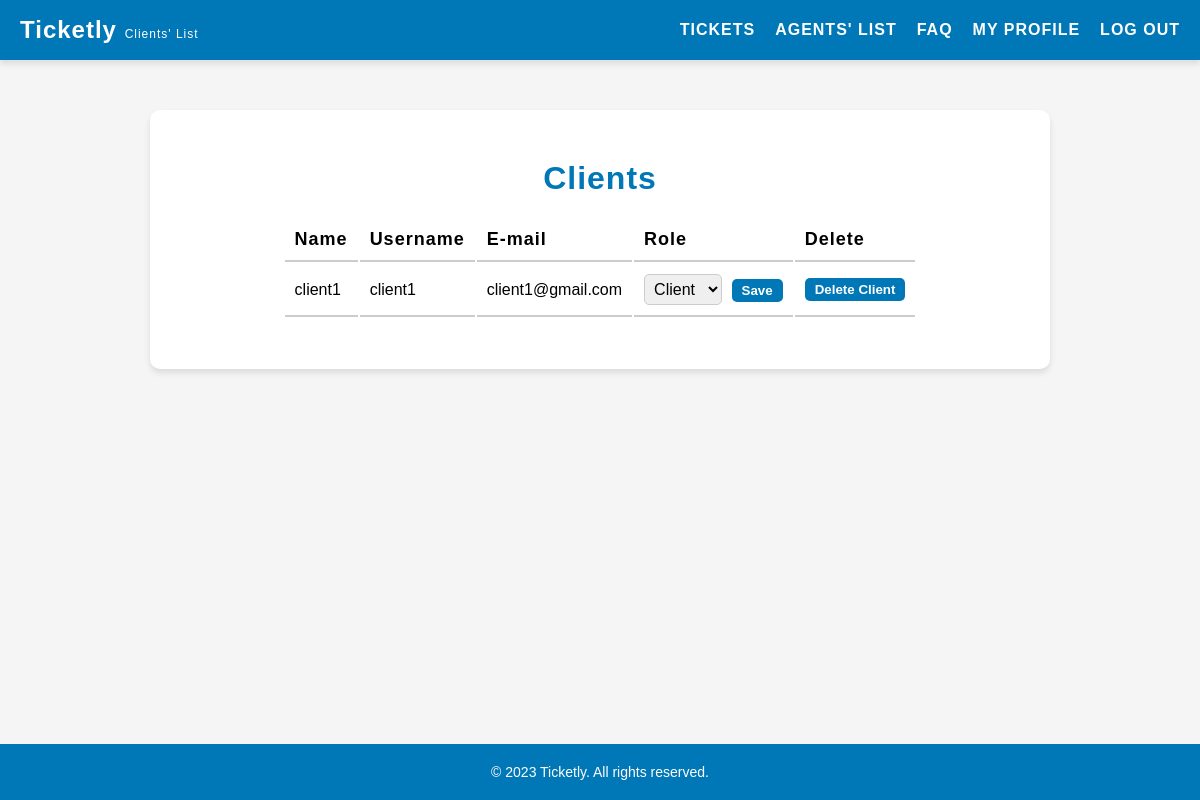
/pages/listClients.php (signed in), run on the app's committed database.
### tables this page shows
CREATE TABLE users (
    id INTEGER PRIMARY KEY AUTOINCREMENT,
    username VARCHAR(255) NOT NULL UNIQUE,
    password VARCHAR(255) NOT NULL,
    email VARCHAR(255) NOT NULL UNIQUE,
    name VARCHAR(255) NOT NULL,
    role VARCHAR(10) NOT NULL DEFAULT 'client' CHECK (role IN ('client', 'agent', 'admin')),
    department_id INTEGER,
    FOREIGN KEY(department_id) REFERENCES departments(id)
);

### pages/listClients.php (called while the page is built, shortened)
<?php
    $session = new Session();
    require_once(__DIR__ . '/../templates/listClients.tpl.php');
    drawListClients($session);
?>

### database/user.class.php (called while the page is built, shortened)
<?php
    class User {
        public function __construct(?int $id, string $username, string $password, string $email, string $name, string $role, int $departmentId = 1) {
            $this->username = $username;
            $this->email = $email;
            $this->name = $name;
            $this->role = $role;
        }
    }
    function getClients(PDO $db): array {
        $stmt = $db->prepare('SELECT * FROM users WHERE role = ?');
        $stmt->execute(['client']);
        $clients = [];
        while ($row = $stmt->fetch(PDO::FETCH_ASSOC)) {
            $clients[] = new User(
                (int) $row['id'],
                $row['username'],
                $row['password'],
                $row['email'],
                $row['name'],
                $row['role']
            );
        }
        return $clients;
    }
?>

### templates/listClients.tpl.php (the view, shortened to what this page needs)
<?php function drawListClients(Session $session) {
    ?>
    <!DOCTYPE html>
    <html lang="en">
    <head>
        <link rel="stylesheet" href="../style/listClients.css">
    </head>
    <body>
        <?php include '../templates/header.tpl.php';?>
        <main>
            <h2>Clients</h2>
            <section id="clients">
                <table>
                    <tr>
                        <th>Name</th>
                        <th>Username</th>
                        <th>E-mail</th>
                        <th>Role</th>
                        <th>Delete</th>
                    </tr>
                    <?php
                        require_once '../database/connection.db.php';
                        require_once '../database/user.class.php';
                        $db = getDatabaseConnection();
                        $clients = getClients($db);
                        foreach ($clients as $client) { ?>
                        <tr>
                            <td><?php echo $client->name ?></td>
                            <td><?php echo $client->username ?></td>
                            <td><?php echo $client->email ?></td>
                            <td>
                                <form method="post" action="../actions/action_editRole.php">
                                    <select id="role" name="role">
                                        <option value="client" <?php if ($client->role == 'client') echo 'selected' ?>>Client</option>
                                    </select>
                                    <button type="submit">Save</button>
                                </form>
                            </td>
                            <td>
                                <form id="delete-form" method="post" action="../actions/action_deleteClient.php" onsubmit="return confirmDelete();">
                                    <button type="submit">Delete Client</button>
                                </form>
                            </td>
                        </tr>
                    <?php } ?>
                </table>
        </main>
        <?php include '../templates/footer.tpl.php';?>
    </body>
    </html>
<?php } ?>

### style/listClients.css (style rules this page uses)
main { background-color: #fff; padding: 50px; border-radius: 10px; box-shadow: 0 4px 6px rgba(0, 0, 0, 0.1); margin: 50px auto; max-width: 900px; display: flex; flex-direction: column; align-items: center; margin-bottom: 100px; }
main h2 { text-align: center; font-size: 32px; margin-bottom: 20px; font-weight: 600; letter-spacing: 1px; color: #0077b6; }
table tr th { font-size: 18px; font-weight: 600; letter-spacing: 1px; text-align: left; padding: 10px; border-bottom: 2px solid #ccc; }
table tr td { padding: 10px; border-bottom: 2px solid #ccc; }
select { font-size: 16px; padding: 5px; border-radius: 5px; border: 1px solid #ccc; transition: border-color 0.3s ease; }
select { margin-right: 5px; max-width: 200px; }
button { display: inline-block; margin-left: auto; padding: 4px 10px; background-color: #0077b6; color: #fff; border-radius: 5px; text-decoration: none; font-weight: bold; border: none; cursor: pointer; }

### style/header.css (style rules this page uses)
* { box-sizing: border-box; margin: 0; padding: 0; }
body { font-family: Arial, sans-serif; background-color: #f5f5f5; }

### data on the page
users: name "client1", username "client1", email "client1@gmail.com", role "Client"
